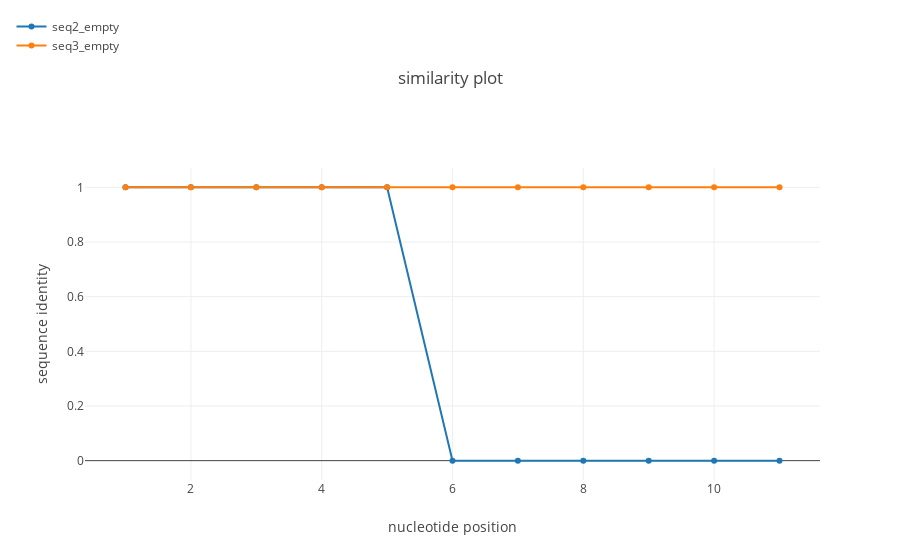

This figure's notebook cell:
### Code cell
simgen_obj.simgen(pot_rec=0)

### Figure 1 — Plotly figure (JSON) as saved in the notebook; plotly's stock layout.template omitted (floating-point values rounded to 4 significant figures)
{"data": [{"name": "seq2_empty", "type": "scatter", "uid": "53e944ee-a533-11e8-afee-d46a6a82ea71", "x": [1, 2, 3, 4, 5, 6, 7, 8, 9, 10, 11], "y": [1, 1, 1, 1, 1, 0, 0, 0, 0, 0, 0]}, {"name": "seq3_empty", "type": "scatter", "uid": "53e944ef-a533-11e8-8c44-d46a6a82ea71", "x": [1, 2, 3, 4, 5, 6, 7, 8, 9, 10, 11], "y": [1, 1, 1, 1, 1, 1, 1, 1, 1, 1, 1]}], "layout": {"legend": {"x": -0.1, "y": 1.5}, "title": "similarity plot", "xaxis": {"title": "nucleotide position"}, "yaxis": {"title": "sequence identity"}}}
